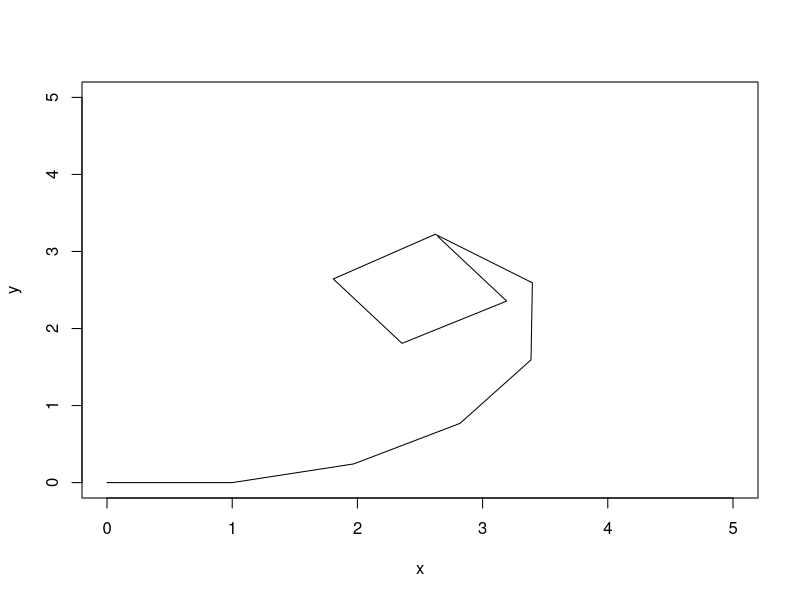
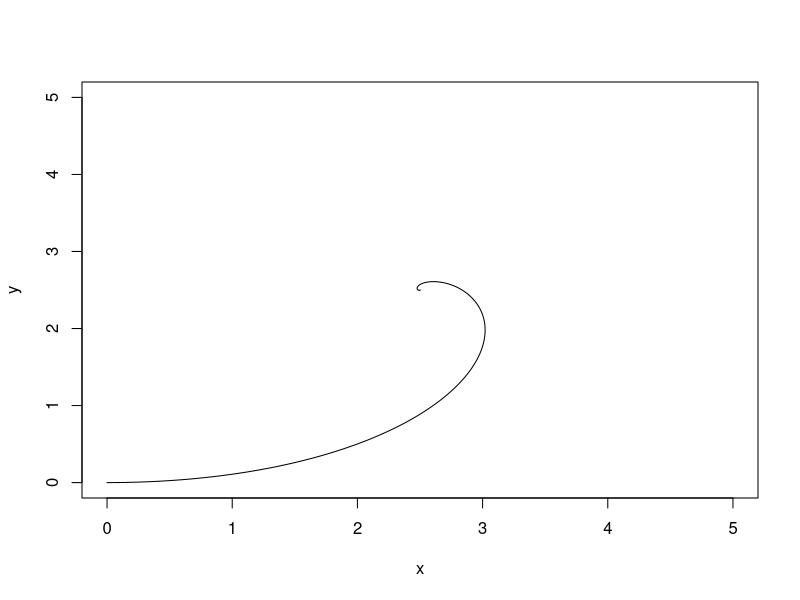
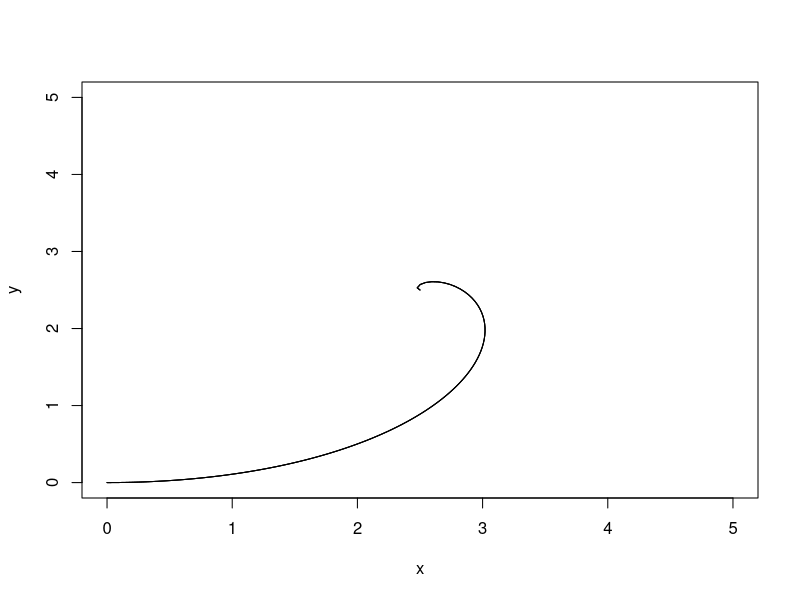
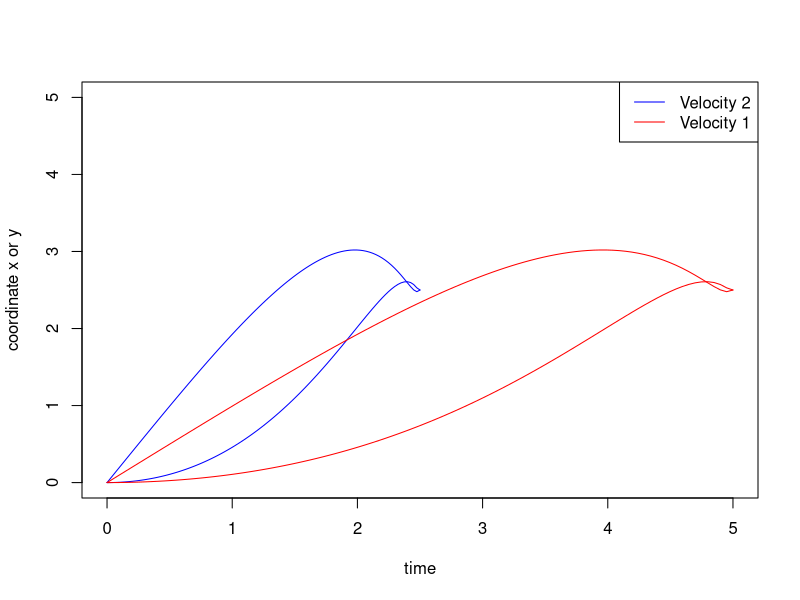
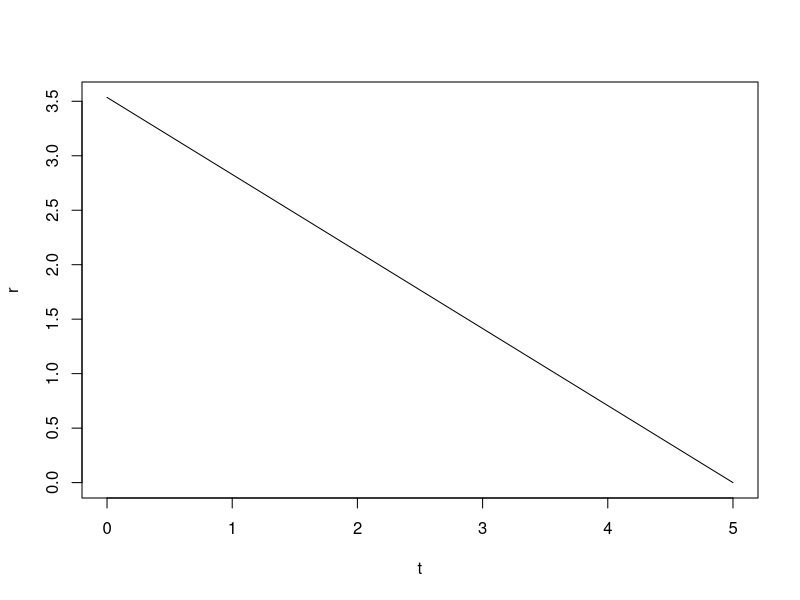
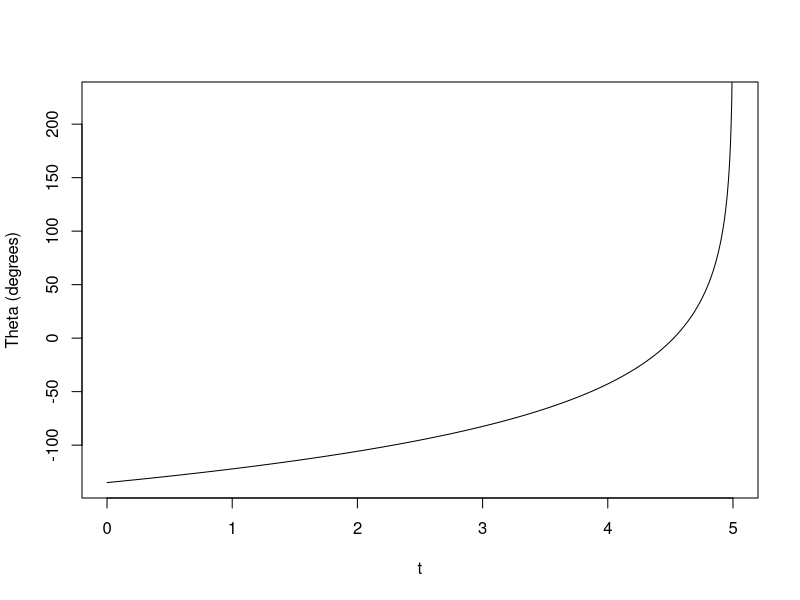
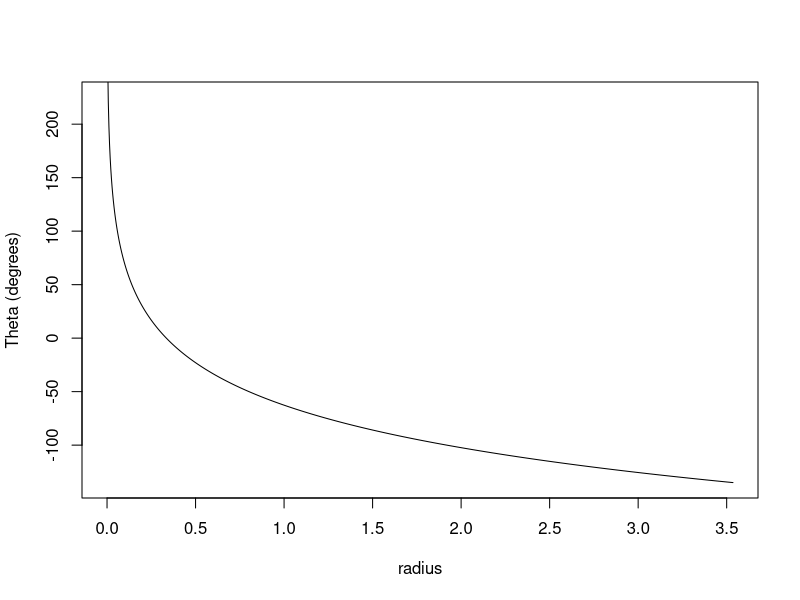
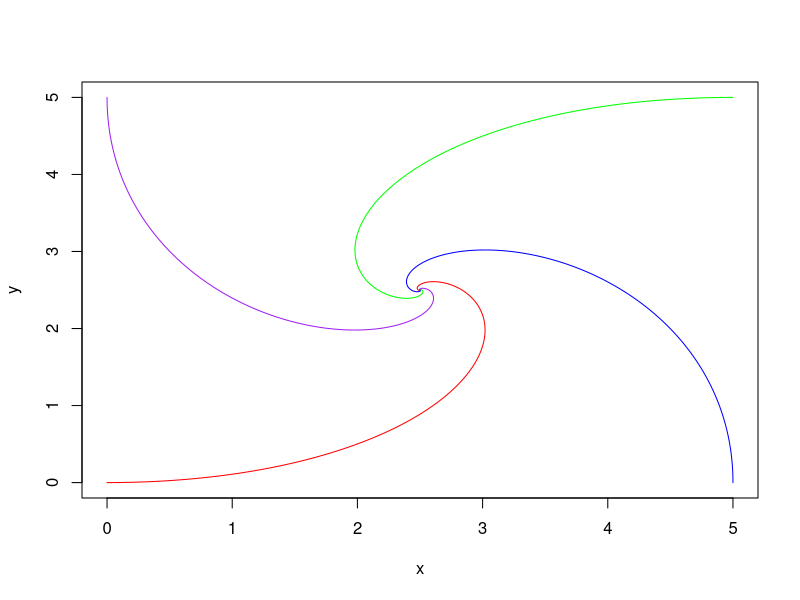

These figures' R source, in order:
## ---- chunk 1
knitr::opts_chunk$set(echo = TRUE)
require(deSolve)
## ---- chunk 2
L <- 5 # m
f <- function(delt)
{
  v <- 1 # m/s
  d <- L # distance between them to start
  x1 <- 0
  y1 <- 0
  v1x <- v
  v1y <- 0
  t <- 0
  theta1 <- 0
  i <- 0
  
  while (d > v*delt)
  {
    i <- i + 1
    t <- t + delt
    theta1 <- theta1 + atan2(v*delt, d - v*delt)
    d <- sqrt((d - delt*v)^2 + (delt*v)^2)
    x1 <- c(x1, x1[length(x1)] + v1x*delt)
    y1 <- c(y1, y1[length(y1)] + v1y*delt)
    v1x <- v*cos(theta1)
    v1y <- v*sin(theta1)
  }
  return(list(x1 = x1, y1 = y1))
}
res <- f(1)

plot(res$x1, res$y1, type = "l", xlim = c(0, L), ylim = c(0, L),
     xlab = "x", ylab = "y")
## ---- chunk 3
res <- f(0.001)

plot(res$x1, res$y1, type = "l", xlim = c(0, L), ylim = c(0, L),
     xlab = "x", ylab = "y")
## ---- chunk 4
# diff eq system
dydt <- function(t, y, parms)
{
  L <- parms$L
  v <- parms$v
  x1 <- y[1]
  y1 <- y[2]
  denom <- sqrt((L - y1 - x1)^2 + (x1 - y1)^2)
  list(c(v*(L - y1 - x1)/denom, v*(x1 - y1)/denom))
}

# initial conditions
yini <- c(y1 = 0, y2 = 0)
N <- 100
L <- 5

# vary the velocity parameter
df5_2 <- ode(y = yini, func = dydt,
          times = seq(0, L/2, length = N), 
          parms = list(L = L, v = 2))

df5_1 <- ode(y = yini, func = dydt,
             times = seq(0, L/1, length = N), 
             parms = list(L = L, v = 1))

df5_5 <- ode(y = yini, func = dydt,
             times = seq(0, L/5, length = N), 
             parms = list(L = L, v = 5))

# the track of the dog is insensitive to the velocity
plot(df5_2[,"y1"], df5_2[,"y2"], type = "l", xlim = c(0, L), ylim = c(0, L),
     xlab = "x", ylab = "y")
lines(df5_1[,"y1"], df5_1[,"y2"])
lines(df5_5[,"y1"], df5_5[,"y2"])
## ---- chunk 5
paste("Length 5, velocity 2: ", sum(sqrt(diff(df5_2[,"y1"])^2 + diff(df5_2[,"y2"])^2)))
paste("Length 5, velocity 1: ", sum(sqrt(diff(df5_1[,"y1"])^2 + diff(df5_1[,"y2"])^2)))
paste("Length 5, velocity 5: ", sum(sqrt(diff(df5_5[,"y1"])^2 + diff(df5_5[,"y2"])^2)))
## ---- chunk 6
plot(df5_2[,"time"], df5_2[,"y1"], type = "l", xlim = c(0, L), ylim = c(0, L), 
     xlab = "time", ylab = "coordinate x or y", col = "blue")
lines(df5_2[,"time"], df5_2[,"y2"], col = "blue")
lines(df5_1[,"time"], df5_1[,"y1"], col = "red")
lines(df5_1[,"time"], df5_1[,"y2"], col = "red")
legend("topright", legend = c("Velocity 2", "Velocity 1"), col = c("blue", "red"), lty = 1)
## ---- chunk 7
# radius
sqrt((df5_2[,"y1"] - L/2)^2 + (df5_2[,"y2"] - L/2)^2)[1:10]
# change in radius
diff(sqrt((df5_2[,"y1"] - L/2)^2 + (df5_2[,"y2"] - L/2)^2))[1:10]
## ---- chunk 8
L <- 5
v <- 1
t <- seq(.Machine$double.eps, L/v - 4*.Machine$double.eps, length = 1000)
r <- -v / sqrt(2) * t + L / sqrt(2)
theta <- -log(r) + log(L / sqrt(2)) - 3*pi/4
theta_d <- theta * 180 / pi

plot(t, r, type = "l", ylim = c(0, L/sqrt(2)), xlab = "t", ylab = "r")
plot(t, theta_d, type = "l", ylim = c(-3*pi/4*180/pi, 5*pi/4*180/pi), 
     xlab = "t", ylab = "Theta (degrees)")
plot(r, theta_d, type = "l", ylim = c(-3*pi/4*180/pi, 5*pi/4*180/pi), 
     xlim = c(0, L/sqrt(2)), xlab = "radius", ylab = "Theta (degrees)")
## ---- chunk 9
x1 <- r * cos(theta) + L/2
y1 <- r * sin(theta) + L/2
x2 <- r * cos(theta + pi/2) + L/2
y2 <- r * sin(theta + pi/2) + L/2
x3 <- r * cos(theta + pi) + L/2
y3 <- r * sin(theta + pi) + L/2
x4 <- r * cos(theta - pi/2) + L/2
y4 <- r * sin(theta - pi/2) + L/2
plot(x1, y1, type = "l", xlim = c(0, L), ylim = c(0, L), col = "red", xlab = "x",
     ylab = "y")
lines(x2, y2, col = "blue")
lines(x3, y3, col = "green")
lines(x4, y4, col = "purple")
## ---- chunk 10
dydt <- function(t, y, parms)
{
  L <- parms$L
  v <- parms$v
  x1 <- y[1]
  y1 <- y[2]
  x2 <- y[3]
  y2 <- y[4]
  x3 <- y[5]
  y3 <- y[6]
  denom12 <- sqrt((x2 - x1)^2 + (y2 - y1)^2)
  denom23 <- sqrt((x3 - x2)^2 + (y3 - y2)^2)
  denom31 <- sqrt((x1 - x3)^2 + (y1 - y3)^2)
  list(
    c(
      v*(x2 - x1)/denom12, 
      v*(y2 - y1)/denom12,
      v*(x3 - x2)/denom23,
      v*(y3 - y2)/denom23,
      v*(x1 - x3)/denom31,
      v*(y1 - y3)/denom31))
}
L <- 5
v <- 1
yini <- c(y1 = 0, y2 = 0, y3 = L, y4 = 0, y5 = L/2, y6 = sqrt(3) * L / 2)
N <- 100

df <- ode(y = yini, func = dydt,
          times = seq(0, 2*L/3/v, length = N), 
          parms = list(L = L, v = v))

df <- as.data.frame(df)
names(df) <- c("time","x1","y1","x2","y2","x3","y3")

plot(df$x1, df$y1, type = "l", xlim = c(0, L), ylim = c(0, L))
lines(df$x2, df$y2)
lines(df$x3, df$y3)
## ---- chunk 11
# Length of the line
sum(sqrt(diff(df$x1)^2 + diff(df$y1)^2))
## ---- chunk 12
# radius
sqrt((df$x1 - L/2)^2 + (df$y1 - L/2/sqrt(3))^2)[1:10]
# change in radius is constant
diff(sqrt((df$x1 - L/2)^2 + (df$y1 - L/2/sqrt(3))^2))[1:10]
# theta1 is a constant distance from theta2
atan2(df$y2 - L/2/sqrt(3), df$x2 - L/2)[1:10] - atan2(df$y1 - L/2/sqrt(3), df$x1 - L/2)[1:10]
## ---- chunk 13
L <- 5
v <- 1
t <- seq(.Machine$double.eps, 2*L/3/v - 4*.Machine$double.eps, length = 1000)
r <- -v * sqrt(3) / 2 * t + L / sqrt(3)
theta <- -log(r)/sqrt(3) + 1/sqrt(3)*log(L / sqrt(3)) - 5*pi/6
theta_d <- theta * 180 / pi

plot(t, r, type = "l", ylim = c(0, L/sqrt(2)), xlab = "t", ylab = "r")
plot(t, theta_d, type = "l", ylim = c(-5*pi/6*180/pi, 7*pi/6*180/pi), 
     xlab = "t", ylab = "Theta (degrees)")
plot(r, theta_d, type = "l", ylim = c(-5*pi/6*180/pi, 7*pi/6*180/pi), 
     xlim = c(0, L/sqrt(2)), xlab = "radius", ylab = "Theta (degrees)")
## ---- chunk 14
x1 <- r * cos(theta) + L/2
y1 <- r * sin(theta) + L/2/sqrt(3)
x2 <- r * cos(theta + 2*pi/3) + L/2
y2 <- r * sin(theta + 2*pi/3) + L/2/sqrt(3)
x3 <- r * cos(theta + 4*pi/3) + L/2
y3 <- r * sin(theta + 4*pi/3) + L/2/sqrt(3)
plot(x1, y1, type = "l", xlim = c(0, L), ylim = c(0, L), col = "red", xlab = "x",
     ylab = "y")
lines(x2, y2, col = "blue")
lines(x3, y3, col = "green")
## ---- chunk 15
L <- 5
v <- 1
t <- seq(.Machine$double.eps, -L/2/v/cos(3*pi/10)*sqrt((cos(2*pi/5) - 1)^2 + (sin(2*pi/5))^2)/(cos(2*pi/5) - 1) - 4*.Machine$double.eps, length = 1000)
r <- v * (cos(2*pi/5) - 1) / sqrt((cos(2*pi/5) - 1)^2 + (sin(2*pi/5))^2) * t + 
  L / 2 / cos(3*pi/10)
theta <- sin(2*pi/5)/(cos(2*pi/5) - 1)*log(r) - sin(2*pi/5)/(cos(2*pi/5) - 1) *
  log(L/2/cos(3*pi/10)) + 13*pi/10
theta_d <- theta * 180 / pi

x1 <- r * cos(theta) + L/2
y1 <- r * sin(theta) + L/2*tan(3*pi/10)
x2 <- r * cos(theta + 2*pi/5) + L/2
y2 <- r * sin(theta + 2*pi/5) + L/2*tan(3*pi/10)
x3 <- r * cos(theta + 4*pi/5) + L/2
y3 <- r * sin(theta + 4*pi/5) + L/2*tan(3*pi/10)
x4 <- r * cos(theta + 6*pi/5) + L/2
y4 <- r * sin(theta + 6*pi/5) + L/2*tan(3*pi/10)
x5 <- r * cos(theta + 8*pi/5) + L/2
y5 <- r * sin(theta + 8*pi/5) + L/2*tan(3*pi/10)

plot(x1, y1, type = "l", xlim = c(-L, 2*L), ylim = c(0, 2*L), col = "red", xlab = "x",
     ylab = "y")
lines(x2, y2, col = "blue")
lines(x3, y3, col = "green")
lines(x4, y4, col = "purple")
lines(x5, y5, col = "orange")
